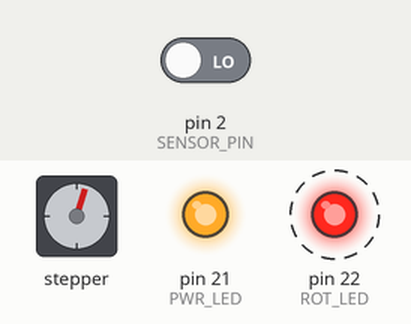
Recording of a sketch running on a simulated Arduino Mega 2560, built with avr-gcc and run on an emulated ATmega2560. Shown: stepper motor, output pins drawn as LEDs (lit = HIGH). Wiring (inferred from the names in the program): stepper motor driver (200 steps per turn assumed): step pin 4; direction pin 3. Dashed ring = blinking. Inputs (shaded band) come from the test bench; at power-on: pin 2 (SENSOR_PIN) LOW. Pins used as bus, display or sensor lines are not drawn.

Above: at 1.2 s.
1.3 s: pin 2 (SENSOR_PIN) driven HIGH
At 2.25 s:
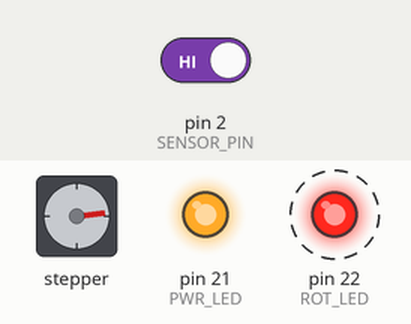
4.3 s: pin 2 (SENSOR_PIN) driven LOW
At 5.25 s:
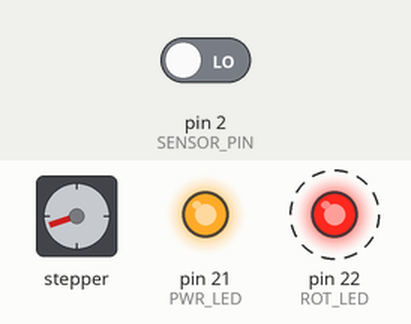
7.3 s: pin 2 (SENSOR_PIN) driven HIGH
At 8.26 s:
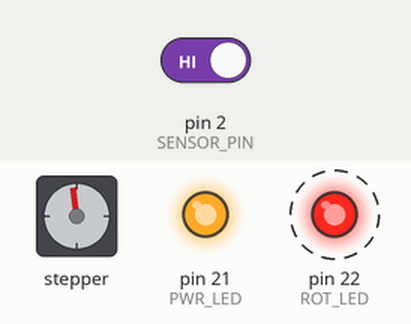
10.3 s: pin 2 (SENSOR_PIN) driven LOW
13.3 s: pin 2 (SENSOR_PIN) driven HIGH
Timing chart, 0 to 23.3 s (numbered marks = the images above; inputs shaded):
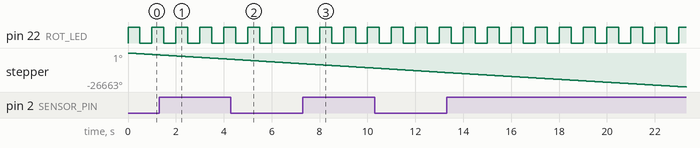

The sketch:

Stepper_controller.ino
```cpp
#include "WingStepper.h"

const int DIR_PIN    = 3;
const int STEP_PIN   = 4; // Step pin for turning movement
const int SENSOR_PIN = 2;
const int ROTATE_PIN = 23;

const int PWR_LED = 21;
const int ROT_LED = 22;

const int SLEEP_PIN = 5;

unsigned long timer = 0;
int blinkDelay = 500;
unsigned long nextTimeout = 0;
bool previousOn = false;

WingStepper stepper(STEP_PIN, DIR_PIN, SENSOR_PIN);

bool cal_status = false; // Calibration status
bool hasRotated = false;
bool rotate_right_mem;

float target_angle = 0; //Wing positions

//Switch case modes
const int CALIBRATE_STATE = 0;
const int STANDBY_STATE = 1;
const int TURNING_RIGHT_STATE = 2;
const int TURNING_LEFT_STATE = 3;
const int TURNING_DEFAULT_STATE = 4;
int state = CALIBRATE_STATE;

// LIMITS
const float right_wing_angle = 75.0;
const float left_wing_angle = -right_wing_angle;
const float default_wing_angle = 0.0;

// SKRIVE CURRENT ANGLE TIL SERIAL
// GÅ I ERRORMODE ETTER X ANTALL SEKUNDER MED TURNING
// KALIBRERE HVER ROTASJON
// SAMMENLIGNE POSISJON TIL ROTASJON MED FORRIGE ROTASJON

void setup() {
  stepper.begin();
  stepper.flip_ref_direction();
  pinMode (ROTATE_PIN, INPUT_PULLUP);
  pinMode (SENSOR_PIN, INPUT);
  pinMode (DIR_PIN, OUTPUT);
  pinMode (STEP_PIN, OUTPUT);
  pinMode(PWR_LED, OUTPUT);
  pinMode(ROT_LED, OUTPUT);
  pinMode(SLEEP_PIN, OUTPUT);
  digitalWrite (SLEEP_PIN, HIGH);
  digitalWrite (PWR_LED, HIGH);
}

void loop() {
  //printSensor(); //debug for the sensor

  switch (state) {
    case CALIBRATE_STATE: {
        blinking(ROT_LED);
        // pratically, it places the sensor in the middle of the two magnets
        bool cal_status = false;
        cal_status = stepper.calibrate(); // calibrate returns true when finished
        //change state when finished
        if (cal_status) {
          Serial.println("Finished calibrating!");
          state = STANDBY_STATE;
          digitalWrite(ROT_LED, LOW);
        }
      }
      break;

    case STANDBY_STATE: {
        stepper.rotate(default_wing_angle);
        bool rotateBtn = digitalRead (ROTATE_PIN);
        if (rotateBtn == HIGH) {
          state = TURNING_RIGHT_STATE; // SET TO LAST TURNING DIRECTION
          digitalWrite(ROT_LED, HIGH);
        }
      }
      break;

    // Right and left seen from top of axis side of motor
    case TURNING_RIGHT_STATE: {
        hasRotated = stepper.rotate(right_wing_angle);
        if (hasRotated) {
          state = TURNING_LEFT_STATE;
        }
      }
      break;

    case TURNING_LEFT_STATE: {
        hasRotated = stepper.rotate(left_wing_angle);
        if (hasRotated) {
          state = TURNING_DEFAULT_STATE;
        }
      }
      break;

    case TURNING_DEFAULT_STATE: {
        hasRotated = stepper.rotate(default_wing_angle);
        if (hasRotated) {
          state = STANDBY_STATE;
          digitalWrite(ROT_LED, LOW);
        }
      }
      break;
  }
}

/*
void printSensor() {
  if (millis() > timer) {
    Serial.println(digitalRead(SENSOR_PIN));
    timer = millis() + blinkDelay;
  }
}
*/

void startTimer (unsigned long timeout)
{
  nextTimeout = millis() + timeout;
}


bool timerHasExpired ()
{
  bool expired = false;
  if (millis() >= nextTimeout)
  {
    expired = true;
  }
  return expired;
}


void blinking(int led) {
  if (timerHasExpired() && !previousOn) {
    startTimer(blinkDelay);
    digitalWrite(led, HIGH);
    previousOn = true;
  }
  else if (timerHasExpired() && previousOn) {
    startTimer(blinkDelay);
    digitalWrite(led, LOW);
    previousOn = false;
  }
}
```

WingStepper.h
```cpp
/*
   Author: towedROV NTNU 2022

   This is a class to control a stepper.
   Documatation is in readME and comments.
   Also check the stepper_demo.ino file.
*/

#ifndef WingStepper_h
#define WingStepper_h
#include "arduino.h"


class WingStepper {

  private:
    int _step_pin;
    int _dir_pin;
    int _sensor_pin;

    unsigned long _timer1 = 0; // used for timing the steps        Note: might overflow after 70 minutes
    unsigned int _step_delay_us = 750; // time between half a step
    bool _ref_direction = true; // decides the standard direction of movement
    bool _prev_direction = false;

    int _stepper_pos = 0;  // position on stepper based on amount of steps
    bool _step_state = false; // stores the state of the step pin
    float _offset_pos = 0; // offset if calibration is off

    int _sensor_top_pos = -1; // initial value out of range
    int _sensor_bottom_pos = 1; // same here
    unsigned long _sensor_count = 0; // measurs the sensor multiple
    const unsigned long MAX_COUNT = 100000; // increase this if sensor gets activated without being near magnet

    // step = angle * k
    float _angle_to_step_const = 99.05055907 / 1.80;     // gear ratio /(degree/step) = k = 55.0281
    float _step_to_angle_const = 1.0 / _angle_to_step_const;


  public:

    // constructor
    WingStepper(int step_pin, int dir_pin, int sensor_pin) {
      _step_pin = step_pin;
      _dir_pin = dir_pin;
      _sensor_pin = sensor_pin;
    }

    // run in setup
    void begin() {
      pinMode(_step_pin, OUTPUT);
      pinMode(_dir_pin, OUTPUT);
      pinMode(_sensor_pin, INPUT);
      digitalWrite(_dir_pin, LOW);
    }


    int get_pos() {
      return _stepper_pos;
    }


    float get_angle() {
      return _stepper_pos * _step_to_angle_const;
    }


    void set_angle_to_step_const (float K) {
      _angle_to_step_const = K;
      _step_to_angle_const = 1 / K;
    }


    float get_angle_to_step_const() {
      return _angle_to_step_const;
    }


    // flip direction if stepper rotates the wrong way
    void flip_ref_direction() {
      _ref_direction = false;
    }


    // set new delay between steps
    void set_step_delay_us(int us) {
      _step_delay_us = us;
    }


    // set a offset angle if caliblation is off center
    void set_offset_angle(float offset_angle) {
      int offset_pos = offset_angle * _angle_to_step_const; // convert from angle to step

      if (_offset_pos == 0) {
        _offset_pos = offset_pos;
      }
      else {
        _stepper_pos = _stepper_pos + offset_pos;
      }
    }


    // rotates one step towards the desired position
    //  every other time it is run
    // @return true when finished
    bool rotate_step(int desired_pos) {

      // return if position is already correct
      if (_stepper_pos == desired_pos) {
        return true;
      }

      // chooses correct direction
      bool dir = _ref_direction;
      if (_stepper_pos > desired_pos) {
        dir = !_ref_direction;
      }

      // change direction on pin
      if (dir != _prev_direction) {
        delayMicroseconds(1);
        digitalWrite(_dir_pin, dir);
        _prev_direction = dir;
        delayMicroseconds(1); //driver need min 650ns of delay before step.
      }

      //change step pin after a delay
      if (micros() - _timer1 > _step_delay_us) {
        _step_state = !_step_state;
        digitalWrite(_step_pin, _step_state);
        _timer1 = micros();

        //updates position after new step
        if (_step_state) {
          if (dir == _ref_direction) {
            _stepper_pos ++;
          }
          else {
            _stepper_pos --;
          }
        }
      }

      //return true if position is correct
      if (_stepper_pos == desired_pos) {
        return true;
      }
      else {
        return false;
      }
    }


    // rotates one step towards the desired angle
    //  every other time it is run
    // @return true when finished
    bool rotate (float desired_angle) {
      int desired_pos = desired_angle * _angle_to_step_const;
      return rotate_step(desired_pos);
    }


    // @return true when finished
    bool calibrate() {
      bool finished = false;

      // rotate up to sensor
      if (_sensor_top_pos == -1) {
        bool noMagnet = rotate(360);

        if (noMagnet) { //stepper has rotated 360 deg without finding a magnet
          Serial.println("<STEPPER_ERROR: No magnet found. Calibration failed>");
          finished = true;
        }
        if (digitalRead(_sensor_pin)) {
          //sensor must be read many times to increase data confidence
          _sensor_count ++;
          if (_sensor_count > MAX_COUNT) {
            _sensor_top_pos = _stepper_pos;  // capture position of magnet
            _sensor_count = 0;
          }
        }
      }

      // rotate down to other sensor
      else if (_sensor_bottom_pos == 1) {
        rotate(-360);

        if (digitalRead(_sensor_pin)) {
          //sensor must be read many times to increase data confidence
          _sensor_count ++;
          if (_sensor_count > MAX_COUNT) {
            _sensor_count = 0;

            // only add new sensor if stepper has moved more than 25 deg
            float sensor_top_angle = _sensor_top_pos * _step_to_angle_const;
            if (sensor_top_angle - get_angle() > 25) {
              _sensor_bottom_pos = _stepper_pos;
            }
          }
        }
      }

      //calculate new stepper pos
      else {
        float gap_angle = (_sensor_top_pos - _sensor_bottom_pos) * _step_to_angle_const;
        Serial.print("gap_ angle: "); Serial.println(gap_angle);
        if (gap_angle < 180) {
          _stepper_pos = (_sensor_bottom_pos - _sensor_top_pos) / 2;
        }
        // stepper is on wrong side of sensor
        else {
          float real_gap = 360 - gap_angle;
          _stepper_pos = (real_gap * _angle_to_step_const) / 2;
        }
        finished = true;
      }

      if (finished) {
        //reset pos in case a new calibration is started
        _sensor_top_pos = -1;
        _sensor_bottom_pos = 1;
        _stepper_pos = _stepper_pos + _offset_pos;
        return true;
      }
      else {
        return false;
      }
    }


    void print_debug() {
      Serial.println("STEPPER DEBUG:");
      Serial.print("stepper_pos: "); Serial.println (_stepper_pos);
      Serial.print("sensor state: "); Serial.println (digitalRead(_sensor_pin));
      Serial.print("sensor top: "); Serial.println(_sensor_top_pos);
      Serial.print("sensor bottom pos: "); Serial.println(_sensor_bottom_pos);
      delay(10);
    }

};

#endif
```

Measured:
- by itself, pin 22 (ROT_LED): alternates HIGH for 0.50 s and LOW for 0.50 s
